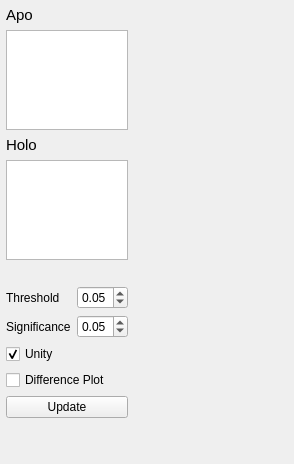
      <widget class="QWidget" name="AnalysisTab">
       <property name="sizePolicy">
        <sizepolicy hsizetype="Preferred" vsizetype="Preferred">
         <horstretch>0</horstretch>
         <verstretch>0</verstretch>
        </sizepolicy>
       </property>
       <attribute name="title">
        <string>Analysis</string>
       </attribute>
       <layout class="QHBoxLayout" name="horizontalLayout" stretch="1,5">
        <property name="sizeConstraint">
         <enum>QLayout::SetDefaultConstraint</enum>
        </property>
        <property name="leftMargin">
         <number>6</number>
        </property>
        <property name="topMargin">
         <number>6</number>
        </property>
        <property name="rightMargin">
         <number>6</number>
        </property>
        <property name="bottomMargin">
         <number>6</number>
        </property>
        <item>
         <layout class="QVBoxLayout" name="verticalLayout_2">
          <property name="sizeConstraint">
           <enum>QLayout::SetDefaultConstraint</enum>
          </property>
          <item>
           <widget class="QLabel" name="label_25">
            <property name="font">
             <font>
              <pointsize>11</pointsize>
             </font>
            </property>
            <property name="text">
             <string>Apo</string>
            </property>
           </widget>
          </item>
          <item>
           <widget class="QListWidget" name="ApoList">
            <property name="sizePolicy">
             <sizepolicy hsizetype="Expanding" vsizetype="Expanding">
              <horstretch>1</horstretch>
              <verstretch>0</verstretch>
             </sizepolicy>
            </property>
            <property name="maximumSize">
             <size>
              <width>16777215</width>
              <height>100</height>
             </size>
            </property>
            <property name="font">
             <font>
              <pointsize>9</pointsize>
             </font>
            </property>
            <property name="acceptDrops">
             <bool>true</bool>
            </property>
            <property name="dragEnabled">
             <bool>true</bool>
            </property>
            <property name="dragDropMode">
             <enum>QAbstractItemView::DragDrop</enum>
            </property>
            <property name="defaultDropAction">
             <enum>Qt::MoveAction</enum>
            </property>
           </widget>
          </item>
          <item>
           <widget class="QLabel" name="label_26">
            <property name="font">
             <font>
              <pointsize>11</pointsize>
             </font>
            </property>
            <property name="text">
             <string>Holo</string>
            </property>
           </widget>
          </item>
          <item>
           <widget class="QListWidget" name="HoloList">
            <property name="sizePolicy">
             <sizepolicy hsizetype="Expanding" vsizetype="Expanding">
              <horstretch>1</horstretch>
              <verstretch>0</verstretch>
             </sizepolicy>
            </property>
            <property name="maximumSize">
             <size>
              <width>16777215</width>
              <height>100</height>
             </size>
            </property>
            <property name="font">
             <font>
              <pointsize>9</pointsize>
             </font>
            </property>
            <property name="acceptDrops">
             <bool>false</bool>
            </property>
            <property name="dragEnabled">
             <bool>true</bool>
            </property>
            <property name="dragDropMode">
             <enum>QAbstractItemView::DragDrop</enum>
            </property>
            <property name="defaultDropAction">
             <enum>Qt::MoveAction</enum>
            </property>
            <property name="selectionMode">
             <enum>QAbstractItemView::MultiSelection</enum>
            </property>
           </widget>
          </item>
          <item>
           <spacer name="verticalSpacer_2">
            <property name="orientation">
             <enum>Qt::Vertical</enum>
            </property>
            <property name="sizeType">
             <enum>QSizePolicy::Preferred</enum>
            </property>
            <property name="sizeHint" stdset="0">
             <size>
              <width>20</width>
              <height>20</height>
             </size>
            </property>
           </spacer>
          </item>
          <item>
           <layout class="QGridLayout" name="gridLayout_6">
            <item row="1" column="0">
             <widget class="QLabel" name="label_22">
              <property name="sizePolicy">
               <sizepolicy hsizetype="Preferred" vsizetype="Preferred">
                <horstretch>1</horstretch>
                <verstretch>0</verstretch>
               </sizepolicy>
              </property>
              <property name="font">
               <font>
                <pointsize>9</pointsize>
               </font>
              </property>
              <property name="text">
               <string>Significance</string>
              </property>
             </widget>
            </item>
            <item row="1" column="1">
             <widget class="QDoubleSpinBox" name="SigVal">
              <property name="sizePolicy">
               <sizepolicy hsizetype="Minimum" vsizetype="Fixed">
                <horstretch>1</horstretch>
                <verstretch>0</verstretch>
               </sizepolicy>
              </property>
              <property name="maximum">
               <double>1.000000000000000</double>
              </property>
              <property name="singleStep">
               <double>0.050000000000000</double>
              </property>
              <property name="value">
               <double>0.050000000000000</double>
              </property>
             </widget>
            </item>
            <item row="0" column="1">
             <widget class="QDoubleSpinBox" name="ThreshVal">
              <property name="sizePolicy">
               <sizepolicy hsizetype="Minimum" vsizetype="Fixed">
                <horstretch>1</horstretch>
                <verstretch>0</verstretch>
               </sizepolicy>
              </property>
              <property name="maximum">
               <double>1.000000000000000</double>
              </property>
              <property name="singleStep">
               <double>0.050000000000000</double>
              </property>
              <property name="value">
               <double>0.050000000000000</double>
              </property>
             </widget>
            </item>
            <item row="0" column="0">
             <widget class="QLabel" name="label_18">
              <property name="sizePolicy">
               <sizepolicy hsizetype="Preferred" vsizetype="Preferred">
                <horstretch>1</horstretch>
                <verstretch>0</verstretch>
               </sizepolicy>
              </property>
              <property name="font">
               <font>
                <pointsize>9</pointsize>
               </font>
              </property>
              <property name="text">
               <string>Threshold</string>
              </property>
             </widget>
            </item>
            <item row="3" column="0" colspan="2">
             <widget class="QCheckBox" name="DiffPlotChk">
              <property name="font">
               <font>
                <pointsize>9</pointsize>
               </font>
              </property>
              <property name="text">
               <string>Difference Plot</string>
              </property>
             </widget>
            </item>
            <item row="2" column="0" colspan="2">
             <widget class="QCheckBox" name="UnityChk">
              <property name="font">
               <font>
                <pointsize>9</pointsize>
               </font>
              </property>
              <property name="text">
               <string>Unity</string>
              </property>
              <property name="checked">
               <bool>true</bool>
              </property>
             </widget>
            </item>
           </layout>
          </item>
          <item>
           <widget class="QPushButton" name="AnalysisUpdateBtn">
            <property name="text">
             <string>Update</string>
            </property>
           </widget>
          </item>
          <item>
           <spacer name="verticalSpacer_11">
            <property name="orientation">
             <enum>Qt::Vertical</enum>
            </property>
            <property name="sizeType">
             <enum>QSizePolicy::Expanding</enum>
            </property>
            <property name="sizeHint" stdset="0">
             <size>
              <width>20</width>
              <height>40</height>
             </size>
            </property>
           </spacer>
          </item>
         </layout>
        </item>
        <item>
         <layout class="QVBoxLayout" name="verticalLayout">
          <item>
           <widget class="QWidget" name="BarPlot" native="true">
            <property name="enabled">
             <bool>true</bool>
            </property>
            <property name="sizePolicy">
             <sizepolicy hsizetype="Expanding" vsizetype="Expanding">
              <horstretch>4</horstretch>
              <verstretch>2</verstretch>
             </sizepolicy>
            </property>
            <property name="minimumSize">
             <size>
              <width>0</width>
              <height>0</height>
             </size>
            </property>
            <property name="maximumSize">
             <size>
              <width>16777215</width>
              <height>16777215</height>
             </size>
            </property>
            <property name="palette">
             <palette>
              <active>
               <colorrole role="Base">
                <brush brushstyle="SolidPattern">
                 <color alpha="255">
                  <red>255</red>
                  <green>255</green>
                  <blue>255</blue>
                 </color>
                </brush>
               </colorrole>
               <colorrole role="Window">
                <brush brushstyle="SolidPattern">
                 <color alpha="255">
                  <red>252</red>
                  <green>249</green>
                  <blue>246</blue>
                 </color>
                </brush>
               </colorrole>
              </active>
              <inactive>
               <colorrole role="Base">
                <brush brushstyle="SolidPattern">
                 <color alpha="255">
                  <red>255</red>
                  <green>255</green>
                  <blue>255</blue>
                 </color>
                </brush>
               </colorrole>
               <colorrole role="Window">
                <brush brushstyle="SolidPattern">
                 <color alpha="255">
                  <red>252</red>
                  <green>249</green>
                  <blue>246</blue>
                 </color>
                </brush>
               </colorrole>
              </inactive>
              <disabled>
               <colorrole role="Base">
                <brush brushstyle="SolidPattern">
                 <color alpha="255">
                  <red>252</red>
                  <green>249</green>
                  <blue>246</blue>
                 </color>
                </brush>
               </colorrole>
               <colorrole role="Window">
                <brush brushstyle="SolidPattern">
                 <color alpha="255">
                  <red>252</red>
                  <green>249</green>
                  <blue>246</blue>
                 </color>
                </brush>
               </colorrole>
              </disabled>
             </palette>
            </property>
            <property name="cursor">
             <cursorShape>ArrowCursor</cursorShape>
            </property>
            <property name="mouseTracking">
             <bool>true</bool>
            </property>
            <property name="focusPolicy">
             <enum>Qt::ClickFocus</enum>
            </property>
            <property name="contextMenuPolicy">
             <enum>Qt::NoContextMenu</enum>
            </property>
            <property name="autoFillBackground">
             <bool>false</bool>
            </property>
            <layout class="QVBoxLayout" name="BarPlotVL"/>
           </widget>
          </item>
          <item>
           <spacer name="verticalSpacer_15">
            <property name="orientation">
             <enum>Qt::Vertical</enum>
            </property>
            <property name="sizeType">
             <enum>QSizePolicy::Preferred</enum>
            </property>
            <property name="sizeHint" stdset="0">
             <size>
              <width>20</width>
              <height>20</height>
             </size>
            </property>
           </spacer>
          </item>
          <item>
           <widget class="QLabel" name="PeptideLbl">
            <property name="font">
             <font>
              <family>Monospace</family>
              <pointsize>14</pointsize>
             </font>
            </property>
            <property name="text">
             <string/>
            </property>
            <property name="scaledContents">
             <bool>true</bool>
            </property>
            <property name="alignment">
             <set>Qt::AlignCenter</set>
            </property>
            <property name="wordWrap">
             <bool>true</bool>
            </property>
            <property name="textInteractionFlags">
             <set>Qt::LinksAccessibleByMouse|Qt::TextSelectableByMouse</set>
            </property>
           </widget>
          </item>
          <item>
           <widget class="QLabel" name="BarInfo">
            <property name="sizePolicy">
             <sizepolicy hsizetype="Preferred" vsizetype="MinimumExpanding">
              <horstretch>0</horstretch>
              <verstretch>1</verstretch>
             </sizepolicy>
            </property>
            <property name="minimumSize">
             <size>
              <width>0</width>
              <height>100</height>
             </size>
            </property>
            <property name="maximumSize">
             <size>
              <width>16777215</width>
              <height>200</height>
             </size>
            </property>
            <property name="font">
             <font>
              <pointsize>14</pointsize>
             </font>
            </property>
            <property name="text">
             <string/>
            </property>
            <property name="scaledContents">
             <bool>true</bool>
            </property>
            <property name="alignment">
             <set>Qt::AlignCenter</set>
            </property>
            <property name="textInteractionFlags">
             <set>Qt::LinksAccessibleByMouse|Qt::TextSelectableByMouse</set>
            </property>
           </widget>
          </item>
         </layout>
        </item>
       </layout>
      </widget>
